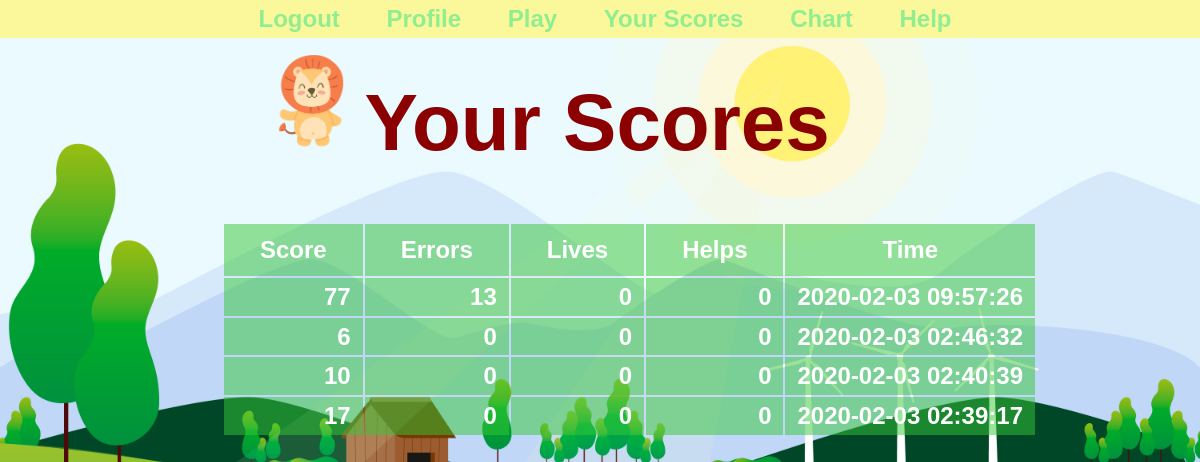
/php/user/userScores.php (signed in), run on the app's committed database.
### tables this page shows
CREATE TABLE `game` (
  `gameId` int(11) NOT NULL AUTO_INCREMENT,
  `user_userId` int(11) NOT NULL,
  `score` int(11) DEFAULT NULL,
  `errors` int(11) DEFAULT NULL,
  `lives` int(11) DEFAULT NULL,
  `helps` int(11) DEFAULT NULL,
  `gameTime` datetime NOT NULL,
  PRIMARY KEY (`gameId`),
  KEY `fk_game_user_idx` (`user_userId`),
  CONSTRAINT `fk_game_user` FOREIGN KEY (`user_userId`) REFERENCES `user` (`userId`) ON DELETE CASCADE ON UPDATE CASCADE
);

### php/util/dbManager.php (called while the page is built, shortened)
<?php
    require "dbConfig.php";
    $DB = new dbManager();
  class dbManager {
      private $mysqli_conn = null;
      function openConnection() {
      if (!$this->isOpen()){
        global $dbHostname;
        global $dbUsername;
        global $dbPassword;
        global $dbName;
            $this->mysqli_conn = new mysqli($dbHostname, $dbUsername, $dbPassword);
            $this->mysqli_conn->select_db($dbName) or die ('Connection to DB failed: ' . mysqli_error());
        }
      }
      function isOpen() {
      return ($this->mysqli_conn != null);
    }
    function performQuery($queryText) {
      return $this->mysqli_conn->query($queryText);
    }
  }
?>

### php/util/dbConfig.php (called while the page is built)
<?php
	$dbHostname = "localhost";
	$dbUsername = "root";
	$dbPassword = "";
	$dbName = "project";
?>

### php/util/sessionUtil.php (called while the page is built, shortened)
<?php
	function isLogged(){
		if(isset($_SESSION['userId']))
			return $_SESSION['userId'];
		else
			return false;
	}
?>

### php/user/user.php (the view, shortened to what this page needs)
<?php
	require_once "../util/dbManager.php";
	require_once "../util/sessionUtil.php";
	function loadScores(){
		$id = isLogged();
		global $DB;
        $query = 'SELECT * FROM game WHERE user_userId = \'' . $id . '\' ORDER BY gameTime DESC';
        $result = $DB->performQuery($query);
		$rows = mysqli_num_rows($result);
		if ($rows > 0) {
		    echo "<table>" . "<tr>" . "<th>Score</th>" . "<th>Errors</th>" . "<th>Lives</th>" . "<th>Helps</th>" . "<th>Time</th>" . "</tr>";
		    while($row = $result->fetch_assoc()) {
		    	echo "<tr><td>" . $row["score"] . "</td><td>" . $row["errors"] . "</td><td>" . $row["lives"] . "</td><td>" . $row["helps"] ."</td><td>" . $row["gameTime"] . "</td></tr>";
		    }
		    echo "</table>";
		} else {
		    echo "You have never played yet!";
		}
	}
?>

### css/score.css (style rules this page uses)
html { font-weight: bolder; }
body { background-image: url(../img/fields1.jpg); background-repeat: repeat-y; background-size: 100%; font-size: 1em; font-weight: bolder; font-family: sans-serif; font-style: initial; text-align: left; margin-right: 5%; margin-left: 5%; background-color: #FEFEE1; }
table { color: white; text-align: right; margin-left: 15%; }
td { padding-left: 0.5em; padding-right: 0.5em; padding-top: 0.2em; padding-bottom: 0.2em; }
th { text-align: center; font-weight: bolder; padding-left: 1.5em; padding-right: 1.5em; padding-top: 0.5em; padding-bottom: 0.5em; }
tr { background: rgba(55, 200, 55, 0.5); }

### data on the page
game: score "77", errors "13", lives "0", helps "0", gameTime "2020-02-03 09:57:26"
game: score "6", errors "0", lives "0", helps "0", gameTime "2020-02-03 02:46:32"
game: score "10", errors "0", lives "0", helps "0", gameTime "2020-02-03 02:40:39"
game: score "17", errors "0", lives "0", helps "0", gameTime "2020-02-03 02:39:17"
